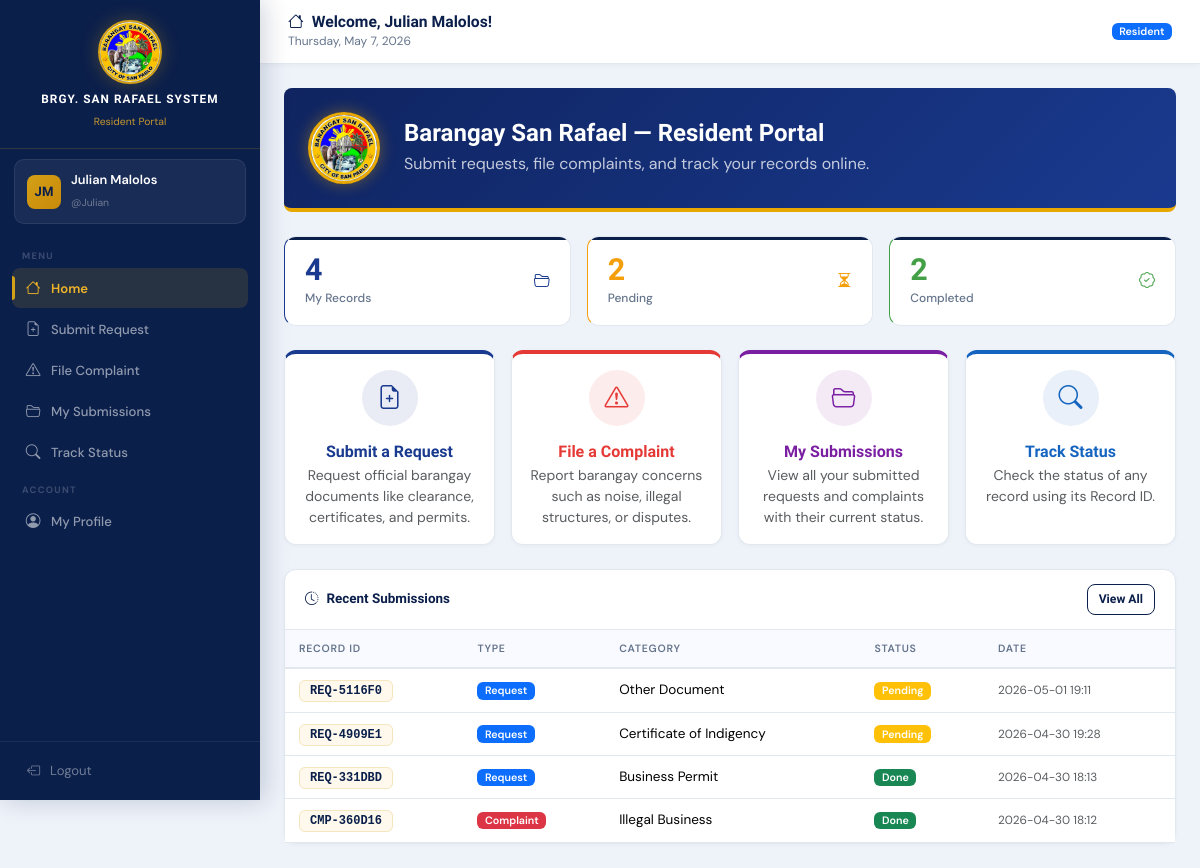
Screenshot of /resident/home.php (signed in) with the database file from the repository.
### tables this page shows
CREATE TABLE `resident_accounts` (
  `id` int(11) NOT NULL AUTO_INCREMENT,
  `username` varchar(50) NOT NULL,
  `password` varchar(100) NOT NULL,
  `full_name` varchar(100) NOT NULL,
  `address` varchar(200) NOT NULL,
  `contact` varchar(20) NOT NULL,
  `resident_id` varchar(10) DEFAULT NULL,
  `created_at` datetime DEFAULT current_timestamp(),
  PRIMARY KEY (`id`),
  UNIQUE KEY `username` (`username`),
  UNIQUE KEY `resident_id` (`resident_id`),
  CONSTRAINT `resident_accounts_ibfk_1` FOREIGN KEY (`resident_id`) REFERENCES `residents` (`resident_id`)
);

CREATE TABLE `records` (
  `record_id` varchar(20) NOT NULL,
  `record_type` enum('request','complaint') NOT NULL,
  `resident_id` varchar(10) NOT NULL,
  `category` varchar(100) NOT NULL,
  `details` text DEFAULT NULL,
  `status` enum('Pending','Approved','Done') DEFAULT 'Pending',
  `date_submitted` datetime DEFAULT current_timestamp(),
  `is_deleted` tinyint(1) DEFAULT 0,
  `deleted_at` datetime DEFAULT NULL,
  `deleted_by` varchar(100) DEFAULT NULL,
  `delete_reason` varchar(255) DEFAULT NULL,
  PRIMARY KEY (`record_id`),
  KEY `resident_id` (`resident_id`),
  CONSTRAINT `records_ibfk_1` FOREIGN KEY (`resident_id`) REFERENCES `residents` (`resident_id`)
);

### resident/home.php (the view, shortened to what this page needs)
<?php
require_once __DIR__ . '/../includes/config.php';
$acc    = current_resident();
$stats = db_fetch_one('
    SELECT COUNT(*) as total,
    SUM(status="Pending") as pending,
    SUM(status="Done") as done
    FROM records
    WHERE resident_id = ?
', [$acc['resident_id'] ?? '']) ?? [];
$recent = db_fetch_all('
    SELECT * FROM records WHERE resident_id = ?
    ORDER BY date_submitted DESC LIMIT 5
', [$acc['resident_id'] ?? '']);
include __DIR__ . '/../includes/header.php';
include __DIR__ . '/../includes/resident_sidebar.php';
?>
<div class="main-content">
  <div class="topbar">
    <div>
      <h5><i class="bi bi-house me-2"></i>Welcome, <?= e($acc['full_name']) ?>!</h5>
      <small><?= date('l, F j, Y') ?></small>
    </div>
    <span class="badge bg-primary">Resident</span>
  </div>
  <div class="p-4">
    <div class="rounded-3 p-4 mb-4 text-white"
         style="background:linear-gradient(135deg,#0F2460,#1A3A8F);border-bottom:4px solid #E8A800;">
      <div class="row align-items-center">
        <div class="col-auto">
          <img src="/BarangayProject/Logo.jpg" alt="Logo"
               style="width:72px;height:72px;border-radius:50%;border:3px solid #E8A800;box-shadow:0 0 16px rgba(232,168,0,.4);">
        </div>
        <div class="col">
          <h4 class="fw-bold mb-1">Barangay San Rafael — Resident Portal</h4>
          <p class="mb-0 opacity-75">Submit requests, file complaints, and track your records online.</p>
        </div>
      </div>
    </div>
    <div class="row g-3 mb-4">
      <?php foreach ([
        ['My Records',  $stats['total']   ?? 0, '#1A3A8F', 'folder2-open'],
        ['Pending',     $stats['pending'] ?? 0, '#F59E0B', 'hourglass-split'],
        ['Completed',   $stats['done']    ?? 0, '#43A047', 'patch-check'],
      ] as [$label, $val, $color, $icon]): ?>
      <div class="col-md-4">
        <div class="stat-card" style="border-left-color:<?= $color ?>">
          <div class="d-flex justify-content-between align-items-center">
            <div>
              <div class="stat-value" style="color:<?= $color ?>"><?= (int)$val ?></div>
              <div class="stat-label"><?= $label ?></div>
            </div>
            <i class="bi bi-<?= $icon ?> stat-icon" style="color:<?= $color ?>"></i>
          </div>
        </div>
      </div>
      <?php endforeach; ?>
    </div>
    <div class="row g-3 mb-4">
      <?php foreach ([
        ['Submit a Request',  'file-earmark-plus',     'submit_request.php',  '#1A3A8F', 'Request official barangay documents like clearance, certificates, and permits.'],
        ['File a Complaint',  'exclamation-triangle',  'file_complaint.php',  '#E53935', 'Report barangay concerns such as noise, illegal structures, or disputes.'],
        ['My Submissions',    'folder2-open',          'my_submissions.php',  '#7B1FA2', 'View all your submitted requests and complaints with their current status.'],
        ['Track Status',      'search',                'track_status.php',    '#1565C0', 'Check the status of any record using its Record ID.'],
      ] as [$title, $icon, $link, $color, $desc]): ?>
      <div class="col-md-6 col-xl-3">
        <a href="<?= $link ?>" class="text-decoration-none">
          <div class="card h-100 text-center p-3"
               style="border-top:4px solid <?= $color ?>;transition:transform .15s;"
               onmouseover="this.style.transform='translateY(-3px)'"
               onmouseout="this.style.transform=''">
            <div class="rounded-circle mx-auto mb-3 d-flex align-items-center justify-content-center"
                 style="width:56px;height:56px;background:<?= $color ?>18;">
              <i class="bi bi-<?= $icon ?>" style="font-size:1.5rem;color:<?= $color ?>;"></i>
            </div>
            <h6 class="fw-bold mb-1" style="color:<?= $color ?>"><?= $title ?></h6>
            <p class="text-muted small mb-0"><?= $desc ?></p>
          </div>
        </a>
      </div>
      <?php endforeach; ?>
    </div>
    <?php if (!empty($recent)): ?>
    <div class="card">
      <div class="card-header d-flex justify-content-between">
        <span><i class="bi bi-clock-history me-2"></i>Recent Submissions</span>
        <a href="/BarangayProject/resident/my_submissions.php" class="btn btn-sm btn-outline-primary">View All</a>
      </div>
      <div class="card-body p-0">
        <div class="table-responsive">
          <table class="table table-hover mb-0">
            <thead><tr>
              <th>Record ID</th><th>Type</th><th>Category</th><th>Status</th><th>Date</th>
            </tr></thead>
            <tbody>
              <?php foreach ($recent as $r): ?>
              <tr>
                <td><span class="record-id-chip"><?= e($r['record_id']) ?></span></td>
                <td><?= $r['record_type'] === 'request'
                  ? "<span class='badge bg-primary'>Request</span>"
                  : "<span class='badge bg-danger'>Complaint</span>" ?></td>
                <td><?= e($r['category']) ?></td>
                <td><?= status_badge($r['status']) ?></td>
                <td><small class="text-muted"><?= substr($r['date_submitted'],0,16) ?></small></td>
              </tr>
              <?php endforeach; ?>
            </tbody>
          </table>
        </div>
      </div>
    </div>
    <?php endif; ?>
  </div>
</div>
<?php include __DIR__ . '/../includes/footer.php'; ?>

### includes/header.php (shortened to what this page needs)
<!DOCTYPE html>
<html lang="en">
<head>
  <link href="https://cdn.jsdelivr.net/npm/bootstrap@5.3.3/dist/css/bootstrap.min.css" rel="stylesheet">
  <link href="https://cdn.jsdelivr.net/npm/bootstrap-icons@1.11.3/font/bootstrap-icons.min.css" rel="stylesheet">
</head>
<body>

### includes/resident_sidebar.php (shortened to what this page needs)
<?php
$racc=current_resident();
$current=basename($_SERVER['PHP_SELF']);
function res_nav(string $file,string $icon,string $label,string $cur):string{
    $a=$cur===$file?'active':'';
    return "<a href='/BarangayProject/resident/{$file}' class='nav-link {$a}'><i class='bi bi-{$icon}'></i><span>{$label}</span></a>";
}
$init=implode('',array_map(fn($w)=>strtoupper($w[0]),array_slice(explode(' ',$racc['full_name']??'R'),0,2)));
?>
<div class="sidebar" id="residentSidebar">
  <div class="sidebar-brand">
    <img src="/BarangayProject/Logo.jpg" alt="Logo" class="brand-logo">
    <h6><?= APP_NAME ?></h6><small>Resident Portal</small>
  </div>
  <div class="sidebar-user">
    <div class="avatar"><?= e($init) ?></div>
    <div class="user-info"><span><?= e($racc['full_name']??'') ?></span><small>@<?= e($racc['username']??'') ?></small></div>
  </div>
  <nav class="sidebar-nav">
    <div class="nav-section">Menu</div>
    <?= res_nav('home.php','house','Home',$current) ?>
    <?= res_nav('submit_request.php','file-earmark-plus','Submit Request',$current) ?>
    <?= res_nav('file_complaint.php','exclamation-triangle','File Complaint',$current) ?>
    <?= res_nav('my_submissions.php','folder2-open','My Submissions',$current) ?>
    <?= res_nav('track_status.php','search','Track Status',$current) ?>
    <div class="nav-section">Account</div>
    <?= res_nav('profile.php','person-circle','My Profile',$current) ?>
  </nav>
  <div class="sidebar-footer">
    <button type="button" class="btn-logout" onclick="showLogoutModal('residentLogoutModal')">
      <i class="bi bi-box-arrow-left"></i> Logout
    </button>
  </div>
</div>

### includes/config.php (shortened to what this page needs)
<?php
function db(): mysqli {
    static $c=null;
    if (!$c) {
        $c=new mysqli(DB_HOST,DB_USER,DB_PASS,DB_NAME);
        $c->set_charset('utf8mb4');
    }
    return $c;
}
function db_fetch_all(string $sql,array $p=[]): array {
    $s=db()->prepare($sql);
    if ($p) $s->bind_param(str_repeat('s',count($p)),...$p);
    $s->execute(); $r=$s->get_result(); $rows=[];
    while ($row=$r->fetch_assoc()) $rows[]=$row;
    return $rows;
}
function db_fetch_one(string $sql,array $p=[]): ?array { $r=db_fetch_all($sql,$p); return $r[0]??null; }
function is_resident(): bool { return session_name()==='BRGY_RESIDENT' && isset($_SESSION['resident_account_id']); }
function current_resident(): ?array { if (!is_resident()) return null; return db_fetch_one('SELECT * FROM resident_accounts WHERE id=?',[$_SESSION['resident_account_id']]); }
function e(string $s): string { return htmlspecialchars($s,ENT_QUOTES,'UTF-8'); }
function status_badge(string $s): string {
    $m=['Pending'=>'warning','Approved'=>'primary','Done'=>'success','Rejected'=>'danger'];
    return "<span class='badge bg-".($m[$s]??'secondary')."'>".e($s)."</span>";
}

### includes/footer.php (shortened to what this page needs)
<div class="toast-container position-fixed bottom-0 end-0 p-3" style="z-index:9000;">
</div>
<div class="toast-container position-fixed bottom-0 end-0 p-3" style="z-index:8999;">
</div>
</body></html>

### rows the page displays
resident_accounts: full_name "JM", full_name "Julian Malolos", username "Julian"
records: record_id "REQ-5116F0", record_type "Request", category "Other Document", status "Pending", date_submitted "2026-05-01 19:11"
records: record_id "REQ-4909E1", record_type "Request", category "Certificate of Indigency", status "Pending", date_submitted "2026-04-30 19:28"
records: record_id "REQ-331DBD", record_type "Request", category "Business Permit", status "Done", date_submitted "2026-04-30 18:13"
records: record_id "CMP-360D16", record_type "Complaint", category "Illegal Business", status "Done", date_submitted "2026-04-30 18:12"

### other values shown
APP_NAME "BRGY. SAN RAFAEL SYSTEM"
$label "Home Submit Request File Complaint My Submissions Track Status My Profile"
$val "4"
$label "My Records"
$val "2"
$label "Pending"
$label "Completed"
$title "Submit a Request"
$desc "Request official barangay documents like clearance, certificates, and permits."
$title "File a Complaint"
$desc "Report barangay concerns such as noise, illegal structures, or disputes."
$title "My Submissions"
$desc "View all your submitted requests and complaints with their current status."
$title "Track Status"
$desc "Check the status of any record using its Record ID."
